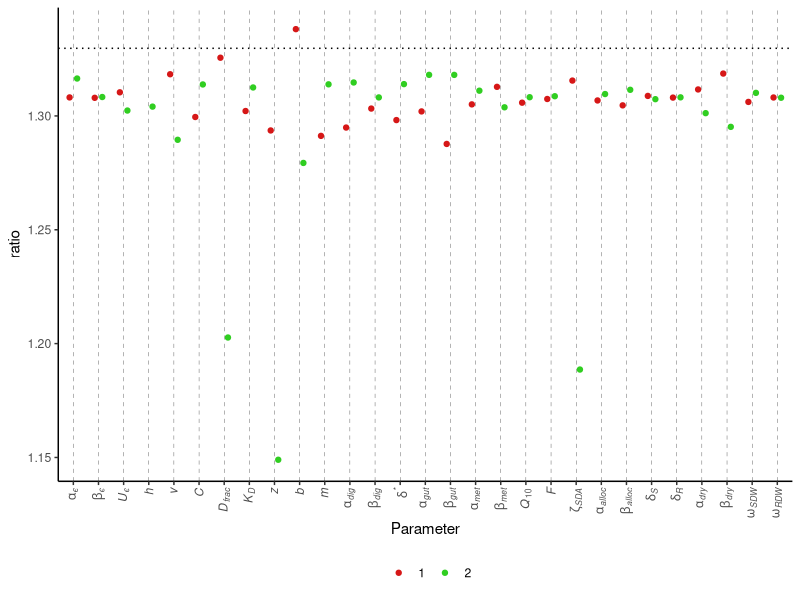
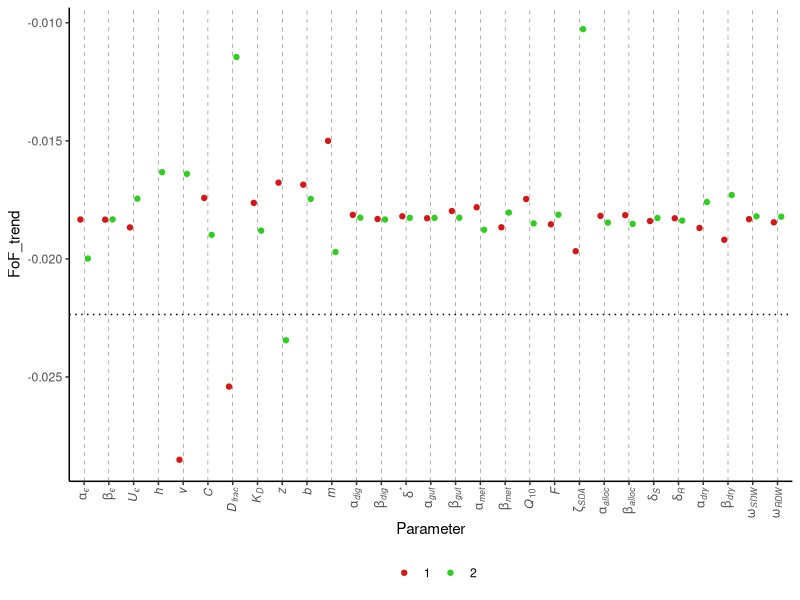
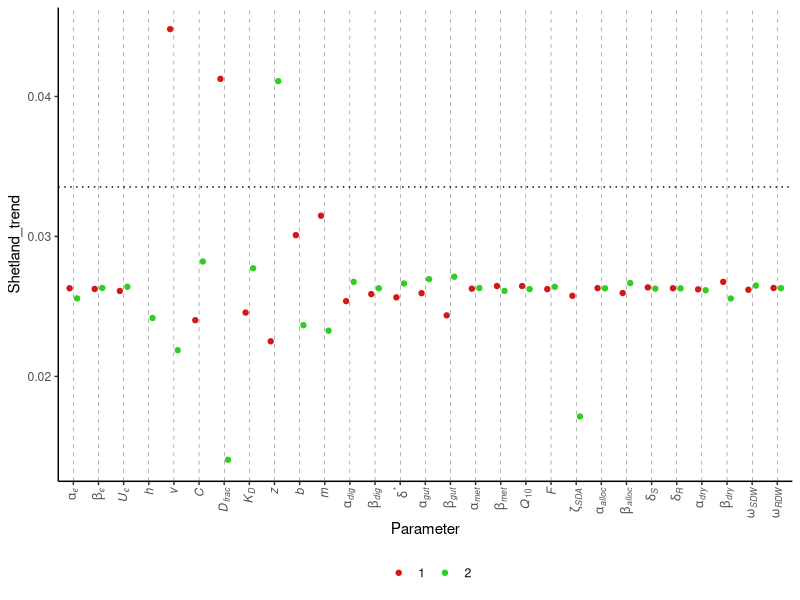

These charts were generated, in order, by the following R code:
suppressMessages({
  library(ggplot2)
  library(ggpubr)
  library(lubridate)
  library(tidyverse)
  library(readr)
  library(data.table)
  library(dplyr)
})

ratio <- read.csv("Results/ECG_FoF_ratios_MinMax.csv")
FoFtrends <- read.csv("Results/FoF_trend_MinMax.csv")
ShetTrends <- read.csv("Results/Shetland_trend_MinMax.csv")

DFs <- c(ratio, FoFtrends, ShetTrends)

# parameter names
labels <- c(
  expression(italic(alpha["ϵ"])), expression(italic(beta["ϵ"])), expression(italic("U"["ϵ"])),
  expression(italic("h")), expression(italic("v")), expression(italic("C")),
  expression(italic("D"["frac"])), expression(italic("K"["D"])), expression(italic("z")),
  expression(italic("b")), expression(italic("m")), expression(italic(alpha["dig"])),
  expression(italic(beta["dig"])), expression(italic(delta^"*")),
  expression(italic(alpha["gut"])), expression(italic(beta["gut"])),
  expression(italic(alpha["met"])), expression(italic(beta["met"])),
  expression(italic("Q"[10])), expression(italic("F")),
  expression(italic(zeta["SDA"])), expression(italic(alpha["alloc"])),
  expression(italic(beta["alloc"])), expression(italic(delta["S"])),
  expression(italic(delta["R"])), expression(italic(alpha["dry"])),
  expression(italic(beta["dry"])), expression(italic(omega["SDW"])),
  expression(italic(omega["RDW"]))
)

nom_values <- c(1.329702731361, -0.0223533605494731, 0.0335363907825313)

names <- c("ratio", "FoF_trend", "Shetland_trend")

for (ii in seq.int(1, length(DFs) / 3)) {

  DF <- data.frame(param = DFs[1 + 3 * (ii - 1)], delta = DFs[2 + 3 * (ii - 1)], metric = DFs[3 + 3 * (ii - 1)])
  # Get correct nominal value and rename last column to make life easier
  nom_value <- nom_values[ii]
  names(DF)[3] <- "metric"

  DF$perDiff <- ((DF$metric - nom_value) * 100) / nom_value
  DF[7, 4] <- NA  # correction
  DF[7, 3] <- NA

  # Ensure `param` exists and is a factor
  # (If not, replace DF$param with the appropriate column name)
  DF$param <- factor(DF$param, levels = unique(DF$param))


  # Plot
  p <- ggplot(DF, aes(x = param, y = metric)) +
    geom_point(aes(colour = factor(delta)), position = position_dodge(width = 0.6)) +
    scale_colour_manual(values = c("#d61717", "#30ce21"), name = "") +
    geom_hline(yintercept = nom_value, linetype = 3) +
    scale_x_discrete(labels = labels) +
    labs(x = "Parameter", y = names[ii]) +
    theme_classic() +
    theme(
      panel.grid.major.x = element_line(color = "#000000",
                                linewidth = 0.1,
                                linetype = 2),
      legend.position = "bottom",
      axis.text.x = element_text(angle = 90, hjust = 1, vjust = 0.5)
    )
  
  file_name <- paste0("figures/sensAnalysis/sens_analysis2_", names[ii], ".png")

  ggsave(file_name, width = 18, height = 12, units = "cm")
}